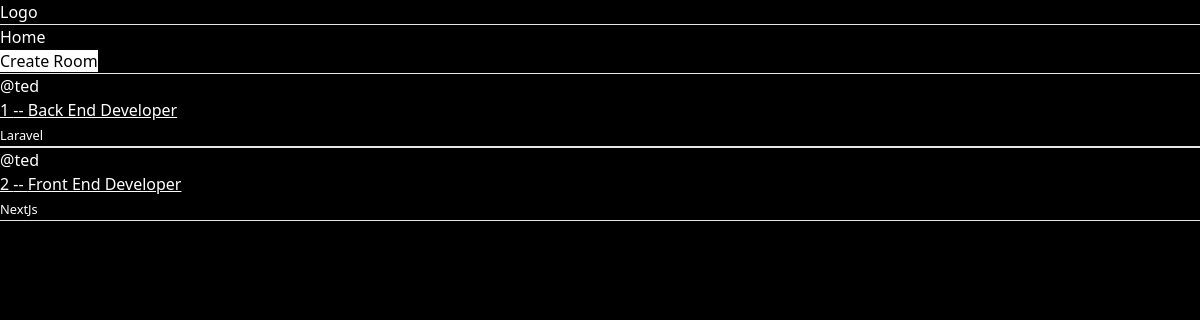
Before: / with the older database file.
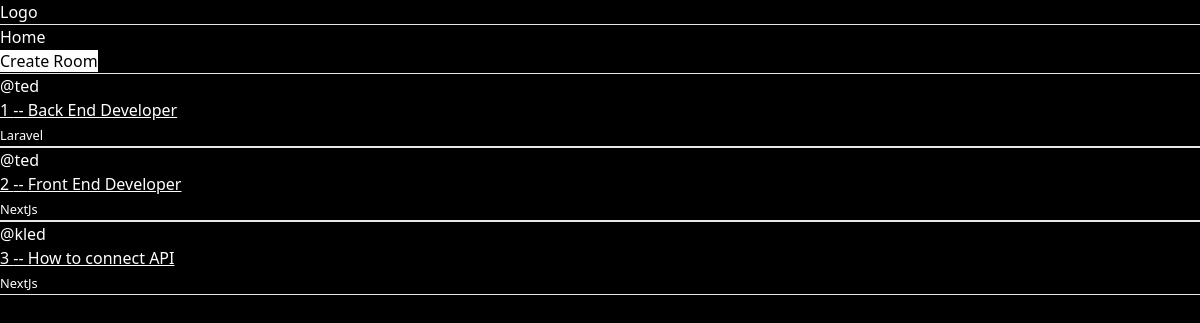
After: the same page with the newer database file.
### base/models.py (models this page shows, shortened)
class Room(models.Model):
    host = models.ForeignKey(User, on_delete=models.SET_NULL, null=True)
    topic = models.ForeignKey(Topic, on_delete=models.SET_NULL, null=True)
    name = models.CharField(max_length=200)
    description = models.TextField(null=True, blank=True)
    updated = models.DateTimeField(auto_now=True)
    created = models.DateTimeField(auto_now_add=True)

class Topic(models.Model):
    name = models.CharField(max_length=200)

### base/views.py (the view)
# urls.py: path('', views.romr, name='home'),
def romr(request):
    rooms = Room.objects.all()
    context = {'rooms': rooms}
    return render(request, 'base/home.html', context)

### base/templates/base/home.html (shortened to what this page needs)
{% extends 'main.html'%} {% block content %}
<h1>Home</h1>
<a class="text-black bg-white" href="{% url 'create-room' %}">Create Room</a>
{% if rooms%} {% for room in rooms %}
<div>
  <hr />
  <span>@{{room.host.username}}</span>
  <a href="{% url 'room' room.id %}" class="underline">
    <h3>{{room.id}} -- {{room.name}}</h3>
  </a>
  <small>{{room.topic.name}}</small>
  <hr />
</div>
{% endfor %} {%endif%} {% endblock %}

### templates/main.html (shortened to what this page needs)
<!DOCTYPE html>
<html lang="en">
  <head>
    <script src="https://cdn.tailwindcss.com"></script>
  </head>
  <body class="bg-black text-white">
    <nav>{% include 'navbar.html' %}</nav>
    {% block content%} {%endblock%}
  </body>
</html>

### templates/navbar.html
<a href="/">
  <h1>Logo</h1>
</a>
<hr />

Changed rows visible on the page:
added Room: host.username "kled", id "3", name "How to connect API", topic.name "NextJs"
